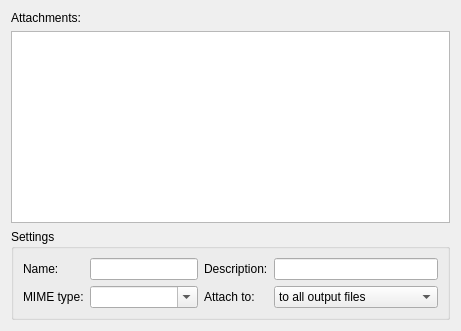
     <widget class="QWidget" name="attachmentsTab">
      <attribute name="title">
       <string>Attachments</string>
      </attribute>
      <layout class="QVBoxLayout" name="verticalLayout_10">
       <item>
        <widget class="QLabel" name="attachmentsLabel">
         <property name="text">
          <string>Attachments:</string>
         </property>
        </widget>
       </item>
       <item>
        <widget class="QTreeView" name="attachments">
         <property name="contextMenuPolicy">
          <enum>Qt::ActionsContextMenu</enum>
         </property>
         <property name="selectionMode">
          <enum>QAbstractItemView::ExtendedSelection</enum>
         </property>
        </widget>
       </item>
       <item>
        <widget class="QGroupBox" name="attachmentSettingsBox">
         <property name="title">
          <string>Settings</string>
         </property>
         <layout class="QGridLayout" name="gridLayout_8">
          <item row="0" column="0">
           <widget class="QLabel" name="attachmentNameLabel">
            <property name="text">
             <string>Name:</string>
            </property>
           </widget>
          </item>
          <item row="0" column="1">
           <widget class="QLineEdit" name="attachmentName"/>
          </item>
          <item row="0" column="2">
           <widget class="QLabel" name="attachmentDescriptionLabel">
            <property name="text">
             <string>Description:</string>
            </property>
           </widget>
          </item>
          <item row="0" column="3">
           <widget class="QLineEdit" name="attachmentDescription"/>
          </item>
          <item row="1" column="0">
           <widget class="QLabel" name="attachmentMIMETypeLabel">
            <property name="text">
             <string>MIME type:</string>
            </property>
           </widget>
          </item>
          <item row="1" column="1">
           <widget class="QComboBox" name="attachmentMIMEType">
            <property name="editable">
             <bool>true</bool>
            </property>
           </widget>
          </item>
          <item row="1" column="2">
           <widget class="QLabel" name="attachmentStyleLabel">
            <property name="text">
             <string>Attach to:</string>
            </property>
           </widget>
          </item>
          <item row="1" column="3">
           <widget class="QComboBox" name="attachmentStyle">
            <item>
             <property name="text">
              <string>to all output files</string>
             </property>
            </item>
            <item>
             <property name="text">
              <string>only to the first output file</string>
             </property>
            </item>
           </widget>
          </item>
         </layout>
        </widget>
       </item>
      </layout>
     </widget>
